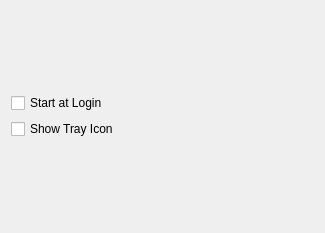
<?xml version="1.0" encoding="UTF-8"?>
<ui version="4.0">
 <class>GeneralPreferences</class>
 <widget class="QWidget" name="GeneralPreferences">
  <property name="geometry">
   <rect>
    <x>0</x>
    <y>0</y>
    <width>325</width>
    <height>233</height>
   </rect>
  </property>
  <property name="sizePolicy">
   <sizepolicy hsizetype="Fixed" vsizetype="Fixed">
    <horstretch>0</horstretch>
    <verstretch>0</verstretch>
   </sizepolicy>
  </property>
  <property name="windowTitle">
   <string>Form</string>
  </property>
  <layout class="QVBoxLayout" name="verticalLayout_2">
   <item>
    <layout class="QVBoxLayout" name="verticalLayout">
     <item>
      <widget class="QCheckBox" name="startAtLogin">
       <property name="text">
        <string>Start at Login</string>
       </property>
      </widget>
     </item>
     <item>
      <widget class="QCheckBox" name="showTrayIcon">
       <property name="text">
        <string>Show Tray Icon</string>
       </property>
      </widget>
     </item>
    </layout>
   </item>
  </layout>
 </widget>
 <resources/>
 <connections/>
</ui>
